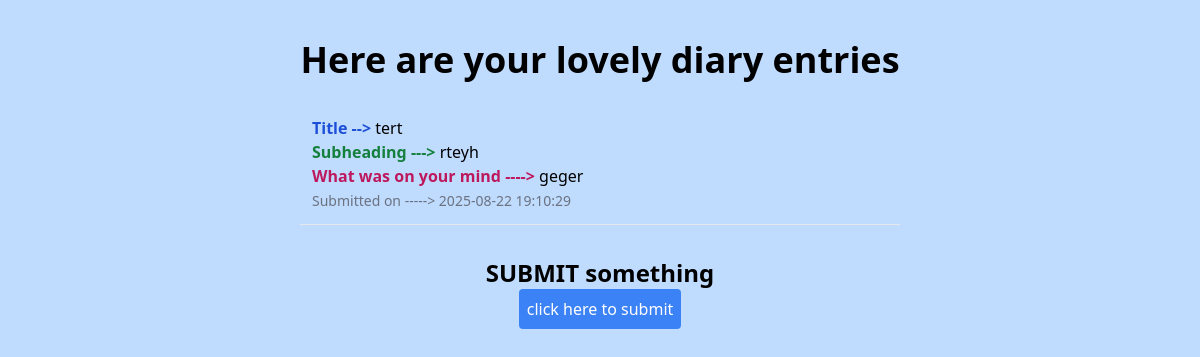
Screenshot of /all with the database file from the repository.
### tables this page shows
CREATE TABLE entries (
        id INTEGER PRIMARY KEY AUTOINCREMENT,
        inp1 TEXT NOT NULL,
        inp2 TEXT NOT NULL,
        textbox TEXT,
        timestamp DATETIME DEFAULT CURRENT_TIMESTAMP
    );

### main.py (the view)
@app.route('/all')
def allview():
    user_name = "idk who you are"
    data = db.execute("SELECT * FROM entries")
    print(data)
    return render_template('all.html', user_name=user_name, data=data)

### templates/all.html (shortened to what this page needs)
<!DOCTYPE html>
<html lang="en">
<head>
    <script src="https://cdn.tailwindcss.com"></script>
</head>
<body class="bg-blue-200 p-10 text-center">
    <h1 class="text-4xl font-bold">Here are your lovely diary entries</h1>
    <ul class="max-w-[50vw] mx-auto text-left mt-6">
        {% for row in data %}
<li class="p-3 border-b border-gray-200">
        <span class="font-semibold text-blue-700">Title --></span> {{ row.inp1 }} <br>
        <span class="font-semibold text-green-700">Subheading ---></span> {{ row.inp2 }} <br>
        <span class="font-semibold text-pink-700">What was on your mind ----></span> {{ row.textbox }}
        <br> <span class="text-sm text-gray-500">Submitted on -----> {{ row.timestamp }}</span>
      </li>
      {% endfor %}
    </ul>
    <h2 class="text-2xl font-bold mt-8">SUBMIT something</h2>
    <a href="/">
        <button class="bg-blue-500 text-white p-2 rounded">click here to submit</button>
    </a>
</body>
</html>

### rows the page displays
entries: inp1 "tert", inp2 "rteyh", textbox "geger", timestamp "2025-08-22 19:10:29"
